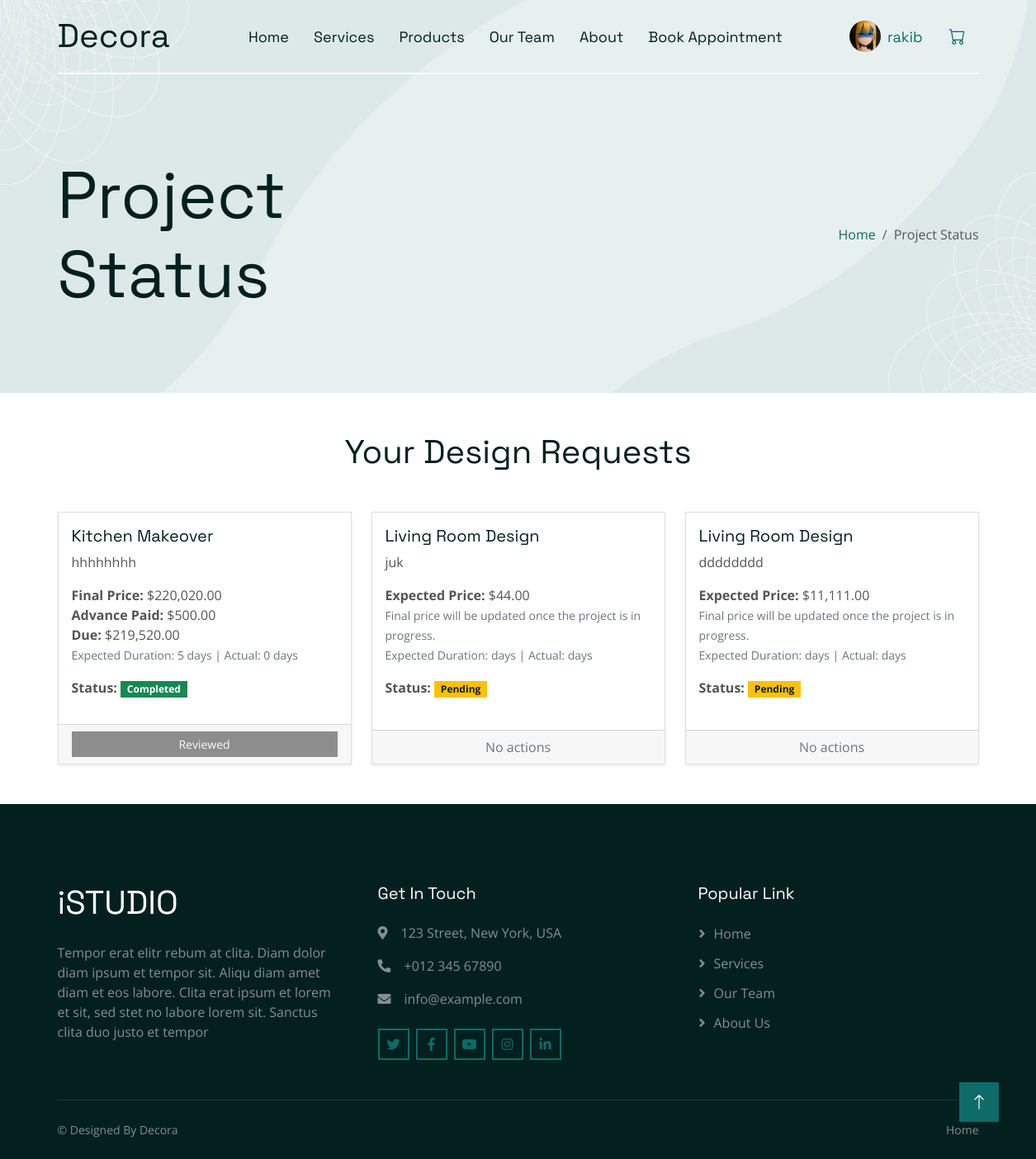
Before: /project_status.php (signed in) with the older database file.
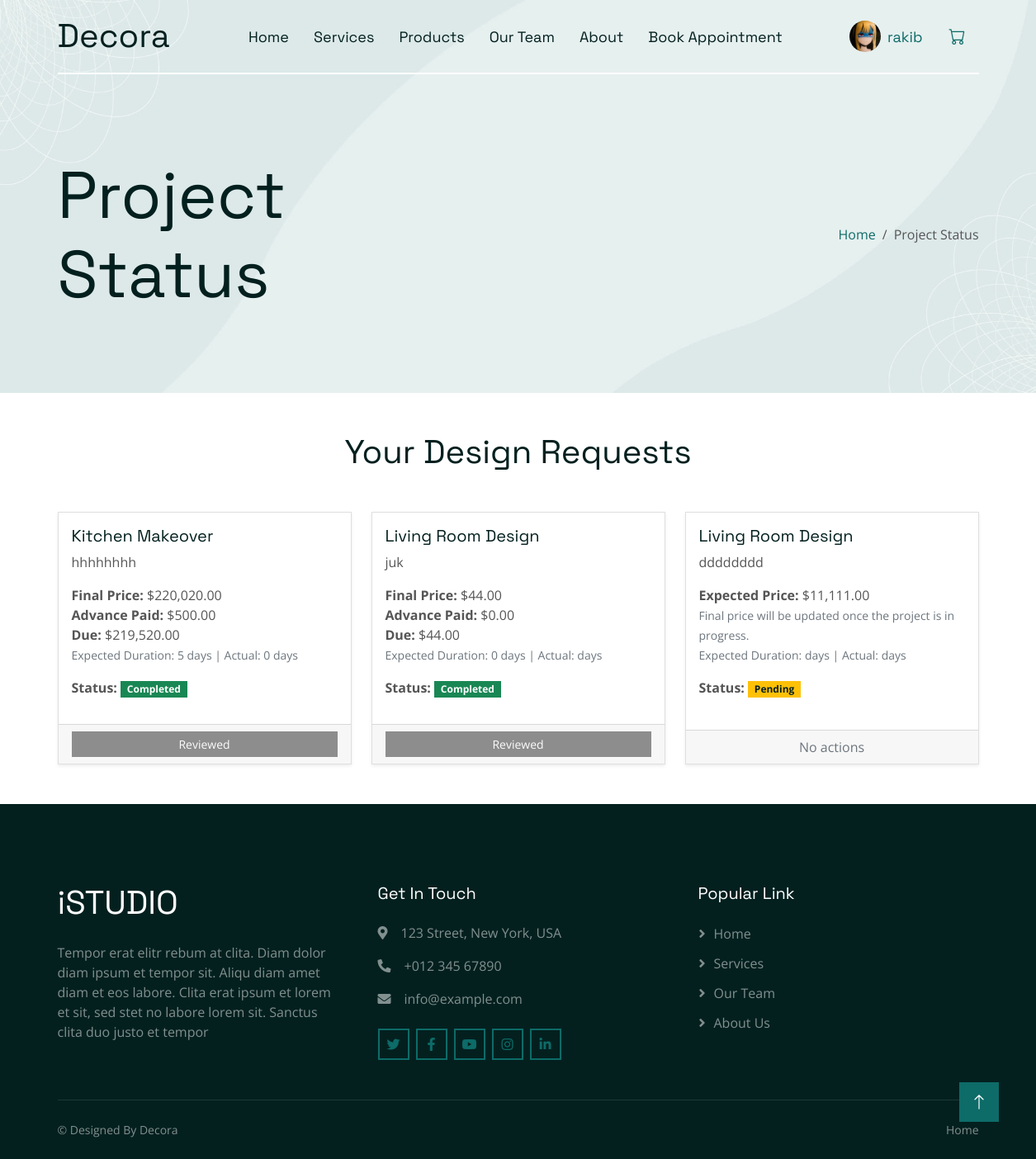
After: the same page with the newer database file.
### tables this page shows
CREATE TABLE `service_requests` (
  `id` int(11) NOT NULL,
  `user_id` int(11) DEFAULT NULL,
  `service_id` int(11) DEFAULT NULL,
  `professional_id` int(11) DEFAULT NULL,
  `describe` text DEFAULT NULL,
  `status` enum('pending','in_progress','completed','cancelled') DEFAULT 'pending',
  `price` decimal(10,2) DEFAULT NULL,
  `advance_price` decimal(10,2) NOT NULL DEFAULT 0.00,
  `due_price` decimal(10,2) NOT NULL DEFAULT 0.00,
  `start_date` datetime DEFAULT NULL,
  `end_date` datetime DEFAULT NULL,
  `created_at` datetime DEFAULT current_timestamp(),
  `updated_at` datetime DEFAULT current_timestamp() ON UPDATE current_timestamp(),
  `custom_service` tinyint(1) DEFAULT 0,
  `custom_service_description` text DEFAULT NULL,
  `expected_duration` int(11) DEFAULT NULL,
  `duration` int(11) DEFAULT NULL,
  `expected_price` decimal(10,2) DEFAULT NULL
);

CREATE TABLE `services` (
  `id` int(11) NOT NULL,
  `service_name` varchar(255) NOT NULL,
  `description` text NOT NULL,
  `avg_price` decimal(10,2) DEFAULT NULL,
  `image_url` varchar(255) DEFAULT NULL,
  `created_at` datetime DEFAULT current_timestamp(),
  `updated_at` datetime DEFAULT current_timestamp() ON UPDATE current_timestamp()
);

### project_status.php (the view, shortened to what this page needs)
<?php
include_once('db.php');
$user_id = $_SESSION['id'];
$sql = "SELECT sr.*, s.service_name
        FROM service_requests sr
        LEFT JOIN services s ON sr.service_id = s.id
        WHERE sr.user_id = $user_id
        ORDER BY sr.created_at DESC";
$result = $mydb->query($sql);
?>
<!DOCTYPE html>
<html lang="en">
<head>
    <link href="https://cdnjs.cloudflare.com/ajax/libs/font-awesome/5.10.0/css/all.min.css" rel="stylesheet">
    <link href="https://cdn.jsdelivr.net/npm/bootstrap-icons@1.4.1/font/bootstrap-icons.css" rel="stylesheet">
    <link href="lib/animate/animate.min.css" rel="stylesheet">
    <link href="lib/owlcarousel/assets/owl.carousel.min.css" rel="stylesheet">
    <link href="css/bootstrap.min.css" rel="stylesheet">
    <link href="css/style.css" rel="stylesheet">
</head>
<body>
<?php include("inc/nav.php"); ?>
<div class="container-fluid pb-5 bg-primary hero-header">
    <div class="container py-5">
        <div class="row g-3 align-items-center">
            <div class="col-lg-6 text-center text-lg-start">
                <h1 class="display-1 mb-0 animated slideInLeft">Project Status</h1>
            </div>
            <div class="col-lg-6 animated slideInRight">
                <nav aria-label="breadcrumb">
                    <ol class="breadcrumb justify-content-center justify-content-lg-end mb-0">
                        <li class="breadcrumb-item"><a class="text-primary" href="index.php">Home</a></li>
                        <li class="breadcrumb-item text-secondary active" aria-current="page">Project Status</li>
                    </ol>
                </nav>
            </div>
        </div>
    </div>
</div>
<div class="py-5">
    <div class="container">
        <h1 class="text-center mb-5 wow fadeIn" data-wow-delay="0.1s">Your Design Requests</h1>
        <?php if($result->num_rows > 0): ?>
            <div class="row g-4 wow fadeIn" data-wow-delay="0.3s">
                <?php while($req = $result->fetch_object()): ?>
                <div class="col-md-6 col-lg-4">
                    <div class="card shadow-sm h-100">
                        <div class="card-body">
                            <h5 class="card-title"><?= $req->service_name ?? $req->custom_service_description; ?></h5>
                            <p class="card-text"><?= nl2br($req->describe); ?></p>
                            <p>
                                <?php if($req->price > 0): ?>
                                    <strong>Final Price: </strong>$<?= number_format($req->price, 2); ?><br>
                                    <strong>Advance Paid: </strong>$<?= number_format($req->advance_price, 2); ?><br>
                                    <strong>Due: </strong>$<?= number_format($req->due_price, 2); ?><br>
                                <?php else: ?>
                                    <strong>Expected Price: </strong>$<?= number_format($req->expected_price, 2); ?><br>
                                    <small class="text-muted">Final price will be updated once the project is in progress.</small><br>
                                <?php endif; ?>
                                <small class="text-muted">Expected Duration: <?= $req->expected_duration ?> days | Actual: <?= $req->duration ?> days</small>
                            </p>
                            <p>
                                <strong>Status: </strong>
                                <?php
                                    switch($req->status) {
                                        case 'pending': echo '<span class="badge bg-warning text-dark">Pending</span>'; break;
                                        case 'completed': echo '<span class="badge bg-success">Completed</span>'; break;
                                    }
                                ?>
                            </p>
                        </div>
                        <div class="card-footer text-center">
                            <?php
                            $reviewCheck = $mydb->query("SELECT id FROM reviews WHERE service_request_id=".$req->id." LIMIT 1");
                            $reviewExists = $reviewCheck->num_rows > 0;
                            ?>
                            <?php if($req->status == 'completed'): ?>
                                <?php if($reviewExists): ?>
                                    <button class="btn btn-sm btn-secondary w-100" disabled>Reviewed</button>
                                <?php else: ?>
                                    <a href="review.php?rid=<?= $req->id; ?>" class="btn btn-sm btn-primary w-100">Leave Review</a>
                                <?php endif; ?>
                            <?php else: ?>
                                <span class="text-muted">No actions</span>
                            <?php endif; ?>
                        </div>
                    </div>
                </div>
                <?php endwhile; ?>
            </div>
        <?php endif; ?>
    </div>
</div>
<?php include("inc/footer.php"); ?>
<a href="#!" class="btn btn-lg btn-primary btn-lg-square back-to-top"><i class="bi bi-arrow-up"></i></a>
</body>
</html>

Changed rows visible on the page:
changed service_requests "juk": price (not shown) → "44.00"; advance_price (not shown) → "0.00"; due_price (not shown) → "44.00"; expected_duration (not shown) → "0"; expected_price "44.00" → (not shown); price "Expected Price: Final price will be updated once the project is in progress." → "Final Price: Advance Paid: Due:"; status "Pending No actions" → "Completed Reviewed"
